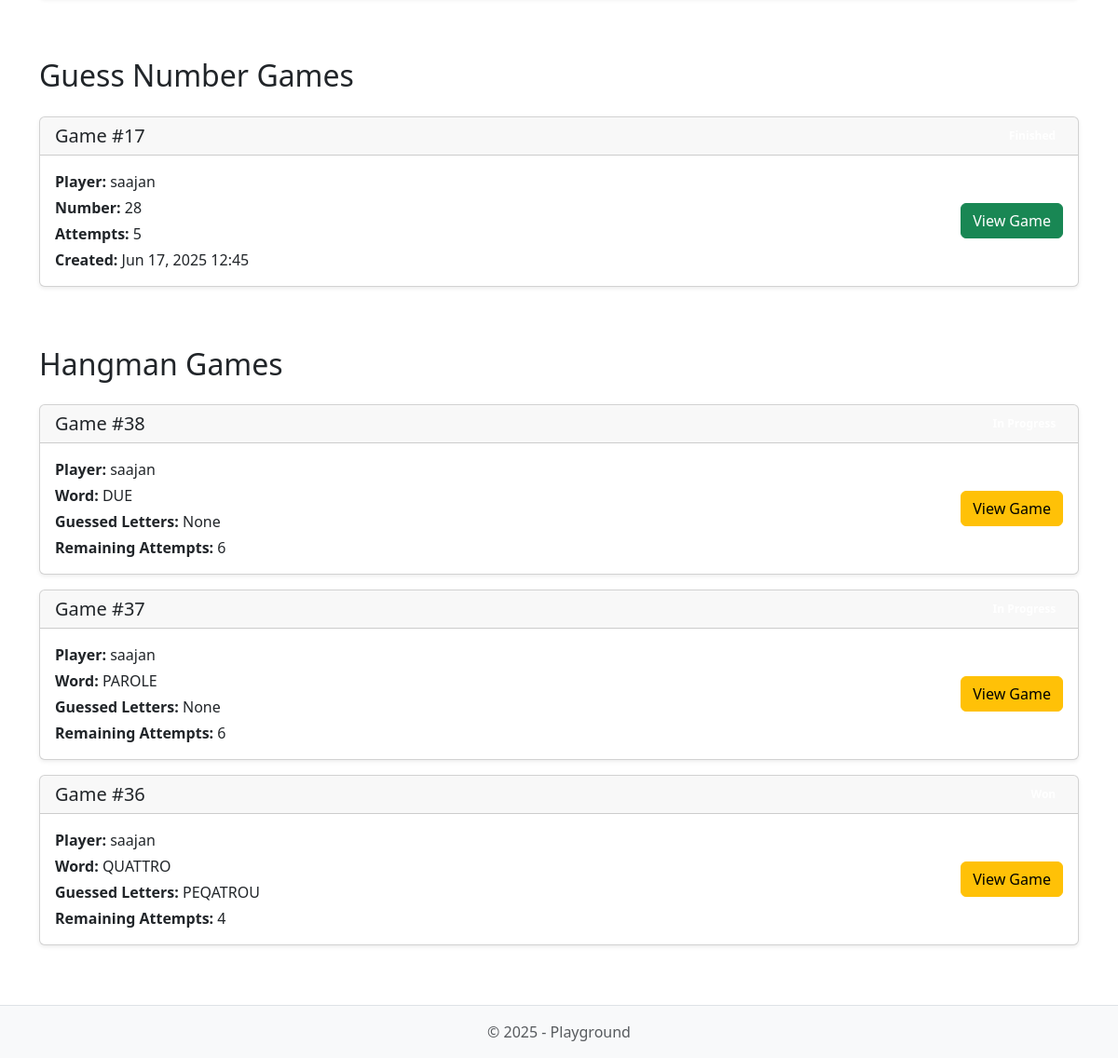
Page /play/past-games/ (signed in, lower part) on the earlier database version.
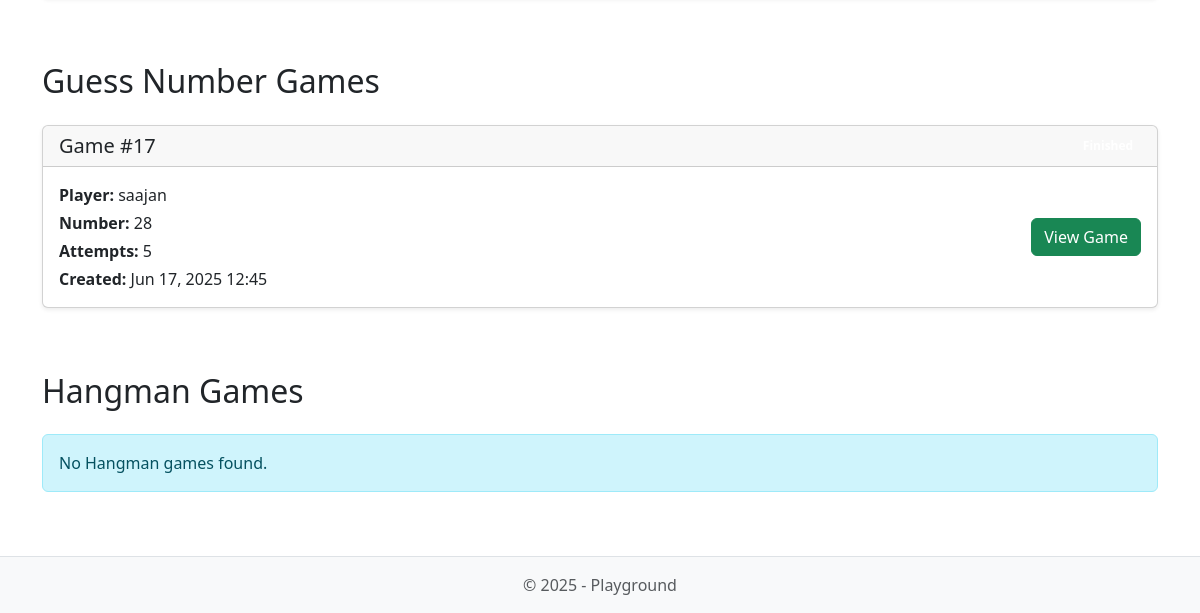
Same page on the later database version.
### guess/models.py (models this page shows)
class GuessGame(models.Model):
    user = models.ForeignKey(User, on_delete=models.CASCADE)
    number = models.IntegerField()
    is_over = models.BooleanField(default=False)
    attempts = models.IntegerField(default=0)
    created_at = models.DateTimeField(auto_now_add=True)

### hangman/models.py (models this page shows, shortened)
class HangmanGame(models.Model):
    user = models.ForeignKey(User, on_delete=models.CASCADE)
    word = models.ForeignKey(HangmanWord, on_delete=models.CASCADE)
    guessed_letters = models.CharField(max_length=100, default="")
    remaining_attempts = models.IntegerField(default=6)
    is_over = models.BooleanField(default=False)
    won = models.BooleanField(null=True)
    created_at = models.DateTimeField(auto_now_add=True)

class HangmanWord(models.Model):
    text = models.CharField(max_length=50, unique=True)

### play/views.py (the view)
# urls.py: path('past-games/', views.past_games),
@login_required
def past_games(request):
    template = loader.get_template('past_games.html')
    tris_past_games = TrisGame.objects.filter(user=request.user).order_by('-created_at')[:3]
    hangman_past_games = HangmanGame.objects.filter(user=request.user).order_by('-id')[:3]
    guess_past_games = GuessGame.objects.filter(user=request.user).order_by('-created_at')[:3]
    context = {
        'tris_past_games': tris_past_games,
        'hangman_past_games': hangman_past_games,
        'guess_past_games': guess_past_games,
    }
    return HttpResponse(template.render(context, request))

### play/templates/past_games.html (shortened to what the changed rows need)
{% extends 'base.html' %}
{% block content %}
    <div class="container mt-4">
        <div class="row mb-5">
            <div class="col-12">
                <h2 class="mb-4">Guess Number Games</h2>
                {% if guess_past_games %}
                    {% for game in guess_past_games %}
                        <div class="card mb-3 shadow-sm">
                            <div class="card-header d-flex justify-content-between align-items-center">
                                <h5 class="mb-0">Game #{{ game.id }}</h5>
                                <span class="badge {% if game.is_over %}badge-success{% else %}badge-warning{% endif %}">
                                </span>
                            </div>
                            <div class="card-body">
                                <div class="row">
                                    <div class="col-md-8">
                                        <p class="mb-1"><strong>Player:</strong> {{ game.user.username }}</p>
                                        {% if game.is_over %}
                                            <p class="mb-1"><strong>Number:</strong> {{ game.number }}</p>
                                        {% else %}
                                            <p class="mb-1"><strong>Number:</strong> Hidden</p>
                                        {% endif %}
                                        <p class="mb-1"><strong>Attempts:</strong> {{ game.attempts }}</p>
                                        <p class="mb-0"><strong>Created:</strong> {{ game.created_at|date:"M d, Y H:i" }}</p>
                                    </div>
                                    <div class="col-md-4 d-flex align-items-center justify-content-end">
                                        <a href="/guess/game/finished/{{ game.id }}/" class="btn btn-success">View Game</a>
                                    </div>
                                </div>
                            </div>
                        </div>
                    {% endfor %}
                {% else %}
                    <div class="alert alert-info">
                        <i class="fas fa-info-circle"></i> No Guess Number games found.
                    </div>
                {% endif %}
            </div>
        </div>
        <div class="row mb-5">
            <div class="col-12">
                <h2 class="mb-4">Hangman Games</h2>
                {% if hangman_past_games %}
                    {% for game in hangman_past_games %}
                        <div class="card mb-3 shadow-sm">
                            <div class="card-header d-flex justify-content-between align-items-center">
                                <h5 class="mb-0">Game #{{ game.id }}</h5>
                                <span class="badge {% if game.is_over %}{% if game.won %}badge-success{% else %}badge-danger{% endif %}{% else %}badge-warning{% endif %}">
                                </span>
                            </div>
                            <div class="card-body">
                                <div class="row">
                                    <div class="col-md-8">
                                        <p class="mb-1"><strong>Player:</strong> {{ game.user.username }}</p>
                                        <p class="mb-1"><strong>Word:</strong> {{ game.word.text|upper }}</p>
                                        <p class="mb-1"><strong>Guessed Letters:</strong>
                                            {% if game.guessed_letters %}
                                                {{ game.guessed_letters|upper }}
                                            {% else %}
                                                None
                                            {% endif %}
                                        </p>
                                        <p class="mb-0"><strong>Remaining Attempts:</strong> {{ game.remaining_attempts }}</p>
                                    </div>
                                    <div class="col-md-4 d-flex align-items-center justify-content-end">
                                        <a href="/hangman/game/finished/{{ game.id }}/" class="btn btn-warning">View Game</a>
                                    </div>
                                </div>
                            </div>
                        </div>
                    {% endfor %}
                {% else %}
                    <div class="alert alert-info">
                         No Hangman games found.
                    </div>
                {% endif %}
            </div>
        </div>
    </div>
{% endblock %}

Differences in the rows shown:
removed HangmanGame: id "38", user.username "saajan", word.text "DUE", guessed_letters "None", remaining_attempts "6"
removed HangmanGame: id "37", user.username "saajan", word.text "PAROLE", guessed_letters "None", remaining_attempts "6"
removed HangmanGame: id "36", user.username "saajan", word.text "QUATTRO", guessed_letters "PEQATROU", remaining_attempts "4"
Other differences:
text now shown: "No Hangman games found."
